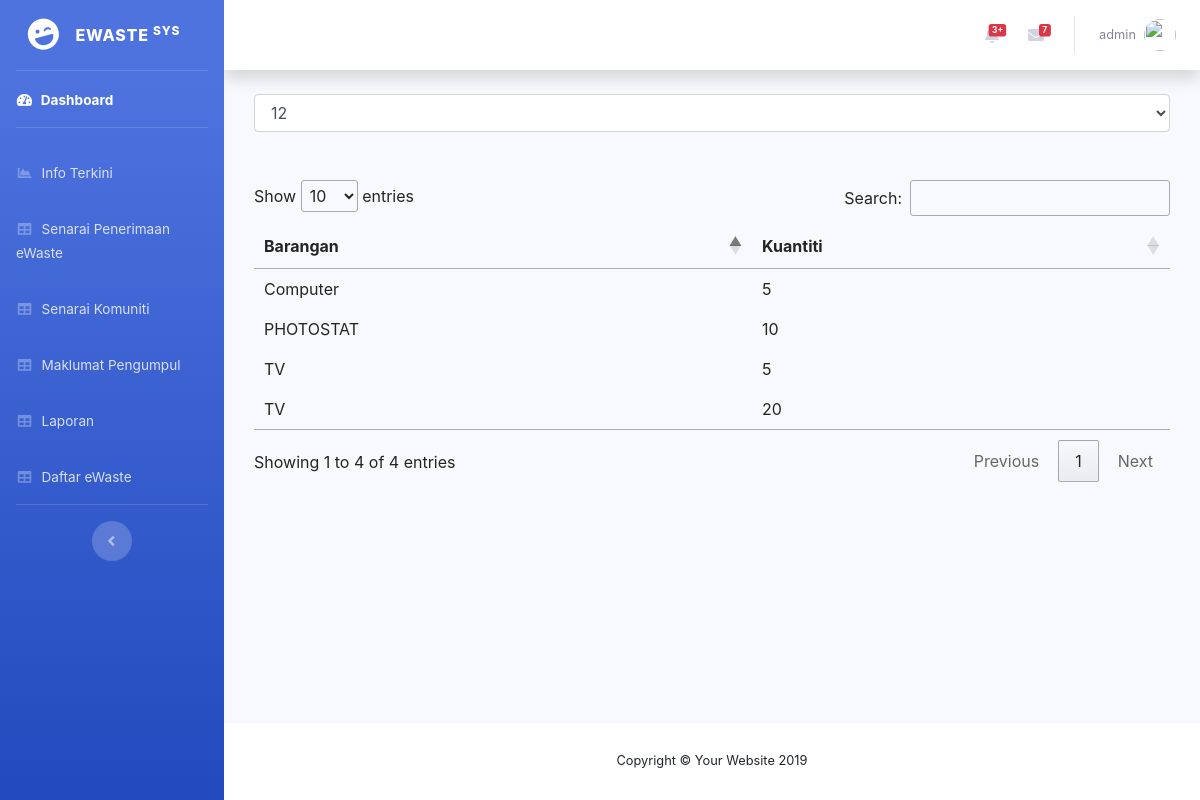
The page /admin/byMonthReport.php?month=12 (signed in) on the database its author committed.
### tables this page shows
CREATE TABLE `users` (
  `id` int(10) NOT NULL,
  `username` varchar(50) NOT NULL,
  `password` varchar(50) NOT NULL,
  `useremail` varchar(50) NOT NULL,
  `userrole` varchar(50) NOT NULL
);

CREATE TABLE `item` (
  `item_id` int(10) NOT NULL,
  `id_cus` varchar(1000) NOT NULL,
  `item_name` varchar(1000) NOT NULL,
  `quan` int(10) NOT NULL,
  `point` varchar(1000) NOT NULL,
  `status` int(100) NOT NULL,
  `year` int(11) NOT NULL,
  `month` int(11) NOT NULL,
  `day` int(11) NOT NULL,
  `collector` varchar(100) NOT NULL
);

### admin/byMonthReport.php (the view, shortened to what this page needs)
<?php
	include("database/db_conection.php");
  $username = $_SESSION['username'];
  $sqlk = "SELECT * FROM users WHERE username='$username' and userrole='admin'";
  $hasil = mysqli_query($dbcon,$sqlk);
  $berjaya = mysqli_fetch_array($hasil);
include('includes/header.php');
include('includes/navbar.php');
  ?>
    <div id="content-wrapper" class="d-flex flex-column">
      <div id="content">
<?PHP
include('includes/top-navbar.php');
?>
        <div class="container-fluid">
<div class="container">
	<form method="GET">
	 <select  name="month"  class="form-control" onchange="this.form.submit()" required>
						  	<?PHP
							$months=$_GET['month'];
		$hsn=mysqli_query($dbcon,"select distinct month from item order by month DESC ");
		while($jhs=mysqli_fetch_array($hsn)){
		?>
						  <option value="<?PHP echo $jhs['month'];?>" <?PHP if($months==$jhs['month']){ echo "selected"; }?>><?PHP echo $jhs['month'];?></option>
				<?PHP
		}
				?>
						</select>
				</form>	<br><br>
<table id="example">
	<thead>
		<tr>
		 <th>Barangan</th>
		 <th>Kuantiti</th>
		</tr>
	</thead>
	 <tbody>
<?PHP
$hqn=mysqli_query($dbcon,"select * from item where month='$months'");
while($bvv=mysqli_fetch_array($hqn)){
?>
<tr>
     <td><?PHP echo $bvv['item_name'];?></td>
     <td><?PHP echo $bvv['quan'];?></td>
</tr>
	<?PHP
}
	?>
	 </tbody>
</table>
		  </div>
        </div>
      </div>
  <?php
include ('includes/footer.php');
  ?>

### admin/includes/top-navbar.php (shortened to what this page needs)
<nav class="navbar navbar-expand navbar-light bg-white topbar mb-4 static-top shadow">
        <ul class="navbar-nav ml-auto">
          <li class="nav-item dropdown no-arrow mx-1">
            <a class="nav-link dropdown-toggle" href="#" id="alertsDropdown" role="button" data-toggle="dropdown" aria-haspopup="true" aria-expanded="false">
              <span class="badge badge-danger badge-counter">3+</span>
            </a>
          </li>
          <li class="nav-item dropdown no-arrow mx-1">
            <a class="nav-link dropdown-toggle" href="#" id="messagesDropdown" role="button" data-toggle="dropdown" aria-haspopup="true" aria-expanded="false">
              <i class="fas fa-envelope fa-fw"></i>
              <span class="badge badge-danger badge-counter">7</span>
            </a>
          </li>
          <li class="nav-item dropdown no-arrow">
            <a class="nav-link dropdown-toggle" href="#" id="userDropdown" role="button" data-toggle="dropdown" aria-haspopup="true" aria-expanded="false">
              <span class="mr-2 d-none d-lg-inline text-gray-600 small"><?PHP echo $berjaya['username'];?></span>
              <img class="img-profile rounded-circle" src="https://source.unsplash.com/QAB-WJcbgJk/60x60">
            </a>
          </li>
        </ul>
      </nav>

### admin/byMonthReport.php (style rules this page uses)
select { width: 10px; margin: 5px; }

### rows shown on the page
users: username "admin"
item: item_name "Computer", quan "5"
item: item_name "TV", quan "5"
item: item_name "PHOTOSTAT", quan "10"
item: item_name "TV", quan "20"

### other values the page prints
form field month "12"
